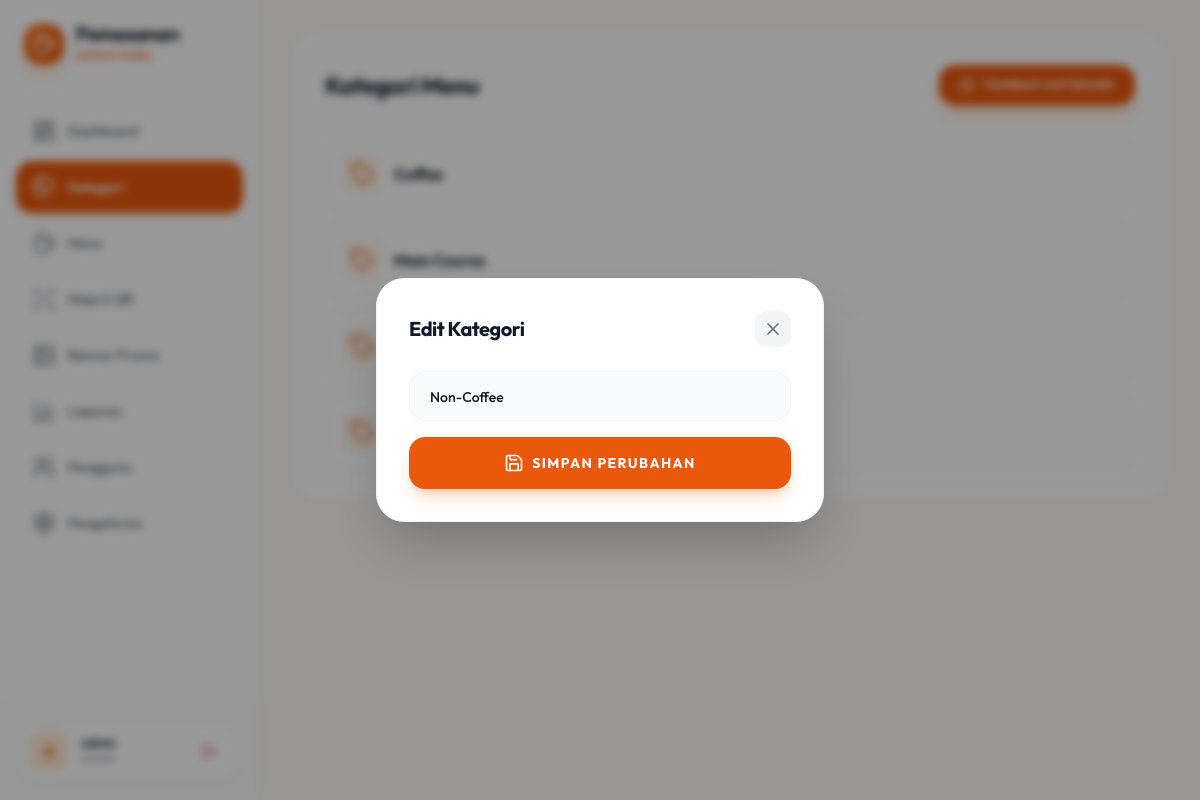
The app's page /admin/categories.php?edit=2 (signed in) with its own data.
### tables this page shows
CREATE TABLE IF NOT EXISTS categories (
    id INT AUTO_INCREMENT PRIMARY KEY,
    nama_kategori VARCHAR(50) NOT NULL UNIQUE,
    created_at TIMESTAMP DEFAULT CURRENT_TIMESTAMP
);

### admin/categories.php (the view, shortened to what this page needs)
<?php
require_once '../config/db.php';
$editData = null;
if (isset($_GET['edit'])) {
    $stmt = $pdo->prepare("SELECT * FROM categories WHERE id = ?");
    $stmt->execute([(int)$_GET['edit']]);
    $editData = $stmt->fetch();
}
$categories = $pdo->query("SELECT * FROM categories ORDER BY nama_kategori")->fetchAll();
?>
<?php
require_once 'layout_header.php';
?>
<div class="p-4 md:p-8">
    <div class="bg-white rounded-[24px] shadow-sm border border-gray-100 p-5 md:p-8">
        <div class="flex flex-col sm:flex-row sm:justify-between items-start sm:items-center gap-4 sm:gap-0 mb-6 md:mb-8">
            <h1 class="text-2xl font-bold tracking-tight text-gray-900">Kategori Menu</h1>
            <button onclick="openCategoryModal()" class="px-5 py-3 bg-brand-600 text-white rounded-2xl text-xs font-bold uppercase tracking-widest hover:bg-brand-700 transition-snappy shadow-lg shadow-brand-500/30 flex items-center gap-2">
                <i data-lucide="plus-circle" class="w-4 h-4"></i> Tambah Kategori
            </button>
        </div>
        <ul class="space-y-3">
            <?php foreach ($categories as $categoryItem): ?>
            <li class="flex justify-between items-center p-4 bg-white border border-gray-100 rounded-2xl hover:border-brand-200 transition-colors group">
                <div class="flex items-center gap-3">
                    <div class="w-10 h-10 rounded-xl bg-brand-50 flex items-center justify-center">
                        <i data-lucide="tag" class="w-4.5 h-4.5 text-brand-600"></i>
                    </div>
                    <span class="font-bold text-gray-900"><?= htmlspecialchars($categoryItem['nama_kategori']) ?></span>
                </div>
            </li>
            <?php endforeach; ?>
        </ul>
    </div>
</div>
<div id="category-modal" class="fixed inset-0 z-50 hidden">
    <div class="absolute top-1/2 left-1/2 -translate-x-1/2 -translate-y-1/2 w-[calc(100%-2rem)] md:w-full max-w-md bg-white rounded-[28px] shadow-2xl border border-gray-100 p-6 md:p-8 max-h-[90vh] overflow-y-auto" style="animation: modalIn 0.3s ease-out">
        <div class="flex justify-between items-center mb-6">
            <h2 class="text-xl font-bold tracking-tight text-gray-900"><?= $editData ? 'Edit Kategori' : 'Tambah Kategori' ?></h2>
            <button onclick="closeCategoryModal()" class="w-9 h-9 flex items-center justify-center rounded-xl bg-gray-100 text-gray-500 hover:bg-gray-200 transition-colors">
                <i data-lucide="x" class="w-5 h-5"></i>
            </button>
        </div>
        <form method="POST" action="categories.php" class="space-y-4">
            <div class="bg-gray-50 rounded-2xl px-5 py-3 border border-gray-100 focus-within:border-brand-500 focus-within:bg-white transition-colors">
                <input type="text" name="nama_kategori" value="<?= $editData ? htmlspecialchars($editData['nama_kategori']) : '' ?>" required class="w-full bg-transparent border-none focus:outline-none text-sm font-medium text-gray-900" placeholder="Nama Kategori Baru...">
            </div>
            <?php if ($editData): ?>
            <button type="submit" name="update" class="w-full py-4 bg-brand-600 text-white rounded-2xl text-sm font-bold uppercase tracking-widest hover:bg-brand-700 transition-snappy shadow-lg shadow-brand-500/30 flex justify-center items-center gap-2"><i data-lucide="save" class="w-5 h-5"></i> Simpan Perubahan</button>
            <?php endif; ?>
        </form>
    </div>
</div>
<?php require_once 'layout_footer.php'; ?>

### assets/css/style.css (style rules this page uses)
:root { --bg-primary: #FDFBF7; --bg-secondary: #FFFFFF; --text-primary: #1F2937; --text-secondary: #6B7280; --border-color: #F3F4F6; --accent-color: #EA580C; --accent-light: #FFF7ED; --accent-dark: #C2410C; --cubic-spring: cubic-bezier(0.34, 1.56, 0.64, 1); --cubic-snappy: cubic-bezier(0.16, 1, 0.3, 1); }
body { font-family: 'Outfit', -apple-system, BlinkMacSystemFont, "Segoe UI", Roboto, Helvetica, Arial, sans-serif; background-color: var(--bg-primary); color: var(--text-primary); -webkit-font-smoothing: antialiased; -moz-osx-font-smoothing: grayscale; }
h1, h2, h3, h4, h5, h6 { letter-spacing: -0.02em; text-wrap: balance; color: #111827; }
.transition-snappy { transition: all 400ms var(--cubic-snappy); }

### records on screen
categories: nama_kategori "Coffee"
categories: nama_kategori "Main Course"
categories: nama_kategori "Non-Coffee"

### other values on screen
substr($_SESSION['username'], 0, 1) "A"
$_SESSION['username'] "admin"
